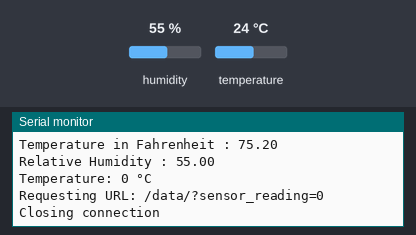
Bench run of a sketch on a simulated ESP8266 (Wemos D1 mini). Shown: the last lines printed to the serial monitor. Inputs (shaded band) come from the test bench; at power-on: humidity 55 %, temperature 24 °C. WiFi joins after 1.5 s; servers stay silent unless stated; uploads are accepted with an empty reply.

Above: at 3.7 s.
3.8 s: humidity set to 22 %
At 4.31 s:
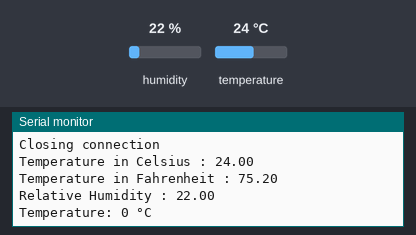
5.3 s: temperature set to 12 °C
At 5.92 s:
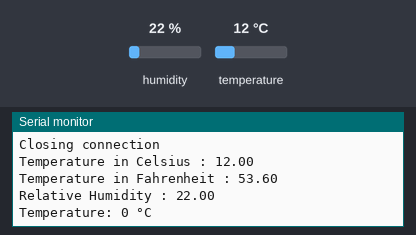
6.8 s: humidity set to 40 %
At 7.53 s:
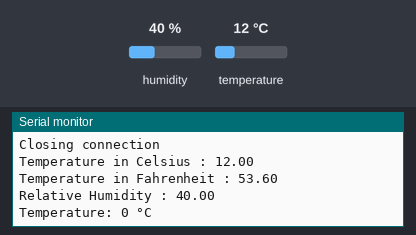
Timing chart, 0 to 9.8 s (numbered marks = the images above; inputs shaded):
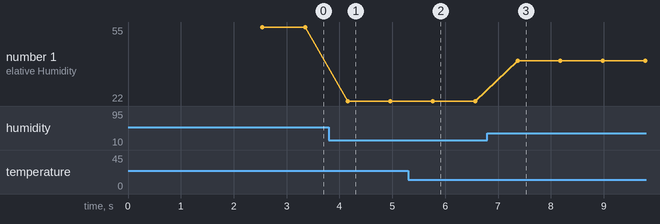

Measured:
- after the input at 3.8 s, the serial monitor: prints a new line after 0.35 s (image 1)
- after the input at 5.3 s, the serial monitor: prints a new line after 0.46 s (image 2)
- after the input at 6.8 s, the serial monitor: prints a new line after 0.57 s (image 3)
- plotted number 1: 55 → 22 after the input at 3.8 s, 22 → 40 after the input at 6.8 s

The sketch:

SkiMon-DataLogger.ino
```cpp
#include <ESP8266WiFi.h>
/*
#include <OneWire.h>
#include <DallasTemperature.h>

#define DS18B20 D2

OneWire ourWire(DS18B20);
DallasTemperature sensor(&ourWire);
*/

#include <WEMOS_SHT3X.h>

SHT3X sht30(0x45);

const char *ssid = "Alexahome";
const char *password = "loranthus";

int temp = 0;        // value read from the DS18B20

void setup() {
  Serial.begin(115200);
  delay(1000);

  // We start by connecting to a WiFi network
  Serial.println();
  Serial.println();
  Serial.print("Connecting to ");
  Serial.println(ssid);

  WiFi.mode(WIFI_STA);
  WiFi.begin(ssid, password);

  while (WiFi.status() != WL_CONNECTED) {
    delay(500);
    Serial.print(".");
  }

  Serial.println("");
  Serial.println("WiFi connected");
  Serial.println("IP address: ");
  Serial.println(WiFi.localIP());
}


void loop()
{
  // read the temperature value:
  //sensor.requestTemperatures();
  //temp = sensor.getTempCByIndex(0);

  if(sht30.get()==0){
    Serial.print("Temperature in Celsius : ");
    Serial.println(sht30.cTemp);
    Serial.print("Temperature in Fahrenheit : ");
    Serial.println(sht30.fTemp);
    Serial.print("Relative Humidity : ");
    Serial.println(sht30.humidity);
    Serial.println();
  }
  else
  {
    Serial.println("Error!");
  }


  Serial.print("Temperature: ");
  Serial.print(temp);
  Serial.println(" °C");

  char intToPrint[5];
  itoa(temp, intToPrint, 10); //integer to string conversion for OLED library

  // Use WiFiClient class to create TCP connections
  WiFiClient client;
  const char * host = "192.168.4.1";
  const int httpPort = 80;

  if (!client.connect(host, httpPort)) {
    Serial.println("connection failed");
    return;
  }

  // We now create a URI for the request
  String url = "/data/";
  url += "?sensor_reading=";
  url += intToPrint;

  Serial.print("Requesting URL: ");
  Serial.println(url);

  // This will send the request to the server
  client.print(String("GET ") + url + " HTTP/1.1\r\n" +
               "Host: " + host + "\r\n" +
               "Connection: close\r\n\r\n");
  unsigned long timeout = millis();
  while (client.available() == 0) {
    if (millis() - timeout > 5000) {
      Serial.println(">>> Client Timeout !");
      client.stop();
      return;
    }
  }

  Serial.println();
  Serial.println("Closing connection");
  Serial.println();
  Serial.println();
  Serial.println();

  delay(500);
}
```
